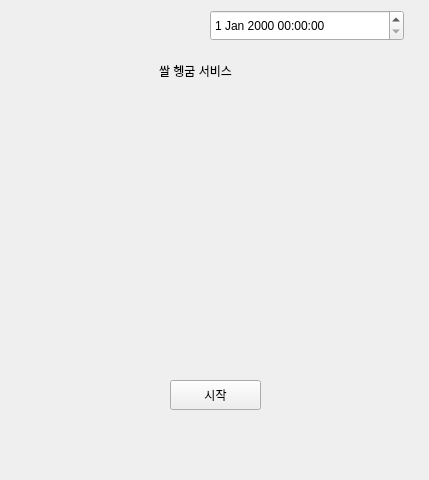
<?xml version="1.0" encoding="UTF-8"?>
<ui version="4.0">
 <class>MainWindow</class>
 <widget class="QMainWindow" name="MainWindow">
  <property name="geometry">
   <rect>
    <x>0</x>
    <y>0</y>
    <width>429</width>
    <height>480</height>
   </rect>
  </property>
  <property name="windowTitle">
   <string>MainWindow</string>
  </property>
  <widget class="QWidget" name="centralwidget">
   <widget class="QLabel" name="l_Pic1">
    <property name="geometry">
     <rect>
      <x>80</x>
      <y>110</y>
      <width>271</width>
      <height>211</height>
     </rect>
    </property>
    <property name="text">
     <string/>
    </property>
   </widget>
   <widget class="QLabel" name="l_Title1">
    <property name="geometry">
     <rect>
      <x>159</x>
      <y>60</y>
      <width>111</width>
      <height>22</height>
     </rect>
    </property>
    <property name="text">
     <string>쌀 헹굼 서비스</string>
    </property>
   </widget>
   <widget class="QDateTimeEdit" name="dateTimeEdit">
    <property name="geometry">
     <rect>
      <x>210</x>
      <y>10</y>
      <width>194</width>
      <height>31</height>
     </rect>
    </property>
   </widget>
   <widget class="QPushButton" name="pbStart">
    <property name="geometry">
     <rect>
      <x>170</x>
      <y>380</y>
      <width>91</width>
      <height>30</height>
     </rect>
    </property>
    <property name="text">
     <string>시작</string>
    </property>
   </widget>
  </widget>
 </widget>
 <resources/>
 <connections/>
</ui>
